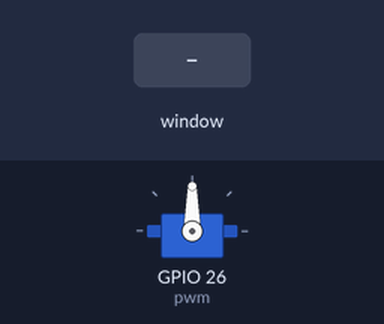
A program run on a simulated Raspberry Pi (BCM pin numbers). On the bench: servo. The inputs (shaded band) are chosen by the test bench. The desktop window is not drawn, its controls go by their first labels and the mouse button is held 0.15 s; servo angles are drawn from the pulse width (0.5 ms = 0°, 2.5 ms = 180°).

Above: at 1.2 s.
1.3 s: slider 1 in the window set to 15
At 2.5 s:
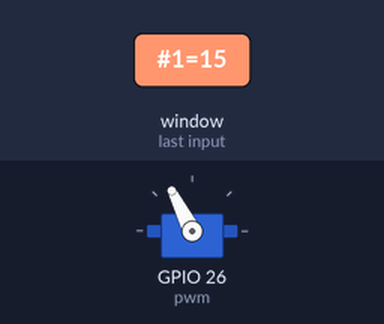
2.8 s: slider 1 in the window set to 30
At 3.6 s:
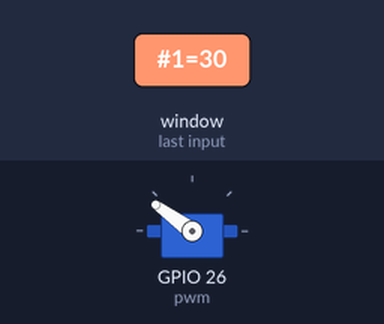
4.3 s: slider 1 in the window set to 0
At 4.8 s:
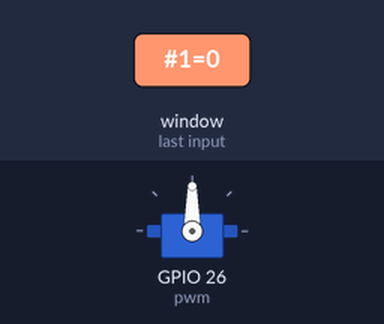
Timing chart, 0 to 7.3 s (numbered marks = the images above; inputs shaded):
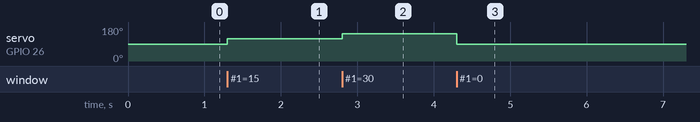

Measured:
- after the input at 1.3 s, servo on GPIO 26 (pwm): 90° → 117° at once
- after the input at 2.8 s, servo on GPIO 26 (pwm): 117° → 144° at once
- after the input at 4.3 s, servo on GPIO 26 (pwm): 144° → 90° at once

The program:

RLR.py
```python
from tkinter import *
import RPi.GPIO as GPIO
import time

GPIO.setmode(GPIO.BCM)
GPIO.setwarnings(False)
GPIO.setup(26, GPIO.OUT)
pwm = GPIO.PWM(26, 50)
pwm.start(7.5)

class App:

    def __init__(self, master):
        frame = Frame(master)
        frame.pack()
        scale = Scale(frame, from_=0, to=30,
              orient=HORIZONTAL, command=self.update)
        scale.grid(row=2)

    def update(self, angle):
        duty = float(angle) / 10.0 + 7.5
        pwm.ChangeDutyCycle(duty)

root = Tk()
root.wm_title('Servo Control')
app = App(root)
root.geometry("200x200+0+0")
root.mainloop()
```
